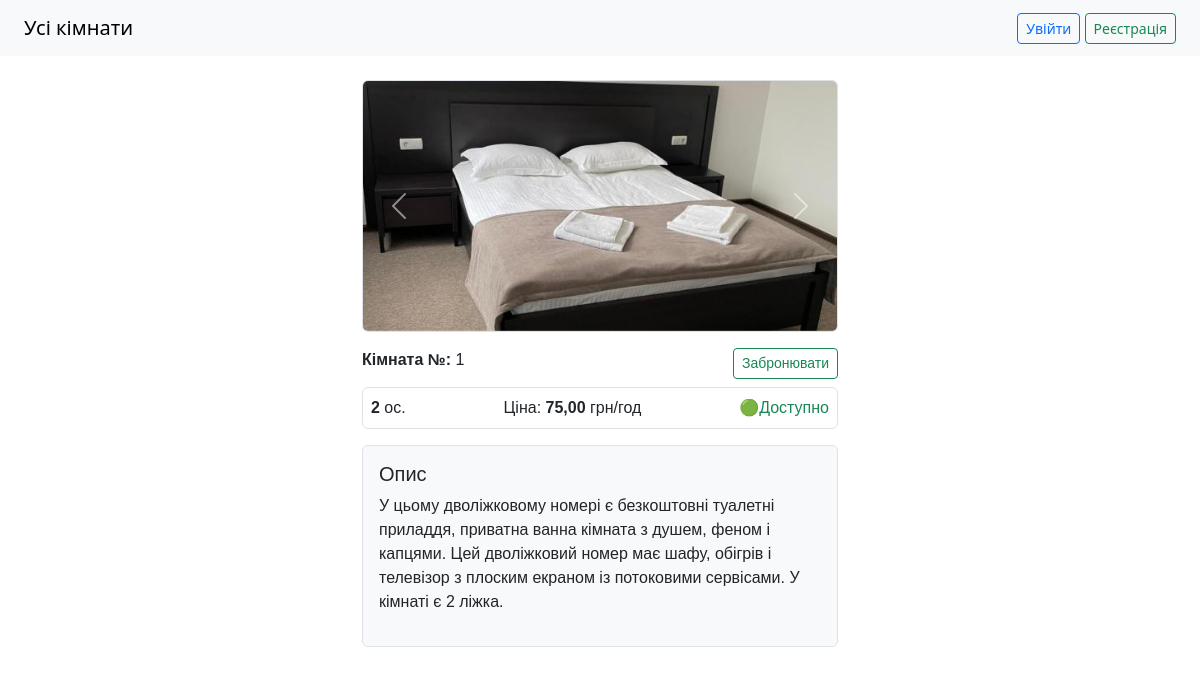
The page /room/1/ on the database its author committed.
### booking/models.py (models this page shows, shortened)
class RoomImage(models.Model):
    room = models.ForeignKey(Room, on_delete = models.CASCADE, related_name = 'images')
    image = models.ImageField(upload_to = 'room_images/')
    class Meta:
        verbose_name = "Фото кімнати"
        verbose_name_plural = "Фото кімнат"

class Room(models.Model):
    number = models.PositiveIntegerField(unique = True)
    description = models.TextField(blank = True)
    capacity = models.PositiveIntegerField()
    price_per_hour = models.DecimalField(max_digits = 6, decimal_places = 2)
    is_active = models.BooleanField(default=True)
    class Meta:
        verbose_name = "Кімната"
        verbose_name_plural = "Кімнати"

### booking/views.py (the view)
# urls.py: path('room/<int:pk>/', views.room, name='room'),
def room(request: HttpRequest, pk):
    room = get_object_or_404(Room, pk=pk)
    images = room.images.all()
    return render(request, 'booking/room.html', {
        'room': room,
        'images': images
    })

### booking/templates/booking/room.html (shortened to what this page needs)
{% extends 'base.html' %}
{% block content %}
<div class="container mt-4" style="max-width: 500px; margin: auto; font-family: sans-serif;">
  <div class="mb-3 border rounded overflow-hidden">
    {% if room.images.all %}
    <div id="carouselRoom{{ room.id }}" class="carousel slide" data-bs-ride="carousel">
      <div class="carousel-inner">
        {% for image in room.images.all %}
        <div class="carousel-item {% if forloop.first %}active{% endif %}">
          <img src="{{ image.image.url }}" class="d-block w-100" style="height: 250px; object-fit: cover;" alt="Фото кімнати">
        </div>
        {% endfor %}
      </div>
      {% if room.images.count > 1 %}
      <button class="carousel-control-prev" type="button" data-bs-target="#carouselRoom{{ room.id }}" data-bs-slide="prev">
        <span class="carousel-control-prev-icon"></span>
      </button>
      <button class="carousel-control-next" type="button" data-bs-target="#carouselRoom{{ room.id }}" data-bs-slide="next">
        <span class="carousel-control-next-icon"></span>
      </button>
      {% endif %}
    </div>
    {% else %}
    <div class="d-flex align-items-center justify-content-center" style="height: 250px; background-color: #f0f0f0;">
      <span class="text-muted">Фото відсутнє</span>
    </div>
    {% endif %}
  </div>
  <div class="d-flex justify-content-between mb-2">
    <div>
      <strong>Кімната №:</strong> {{ room.number }}
    </div>
    <div>
      <a href="{% url 'book_room' room.pk %}" class="btn btn-outline-success btn-sm">Забронювати</a>
    </div>
  </div>
  <div class="d-flex justify-content-between border p-2 rounded mb-3">
    <div><strong>{{ room.capacity }}</strong> ос.</div>
    <div>Ціна: <strong>{{ room.price_per_hour }}</strong> грн/год</div>
    <div>
      {% if room.is_active %}
        <span class="text-success">🟢Доступно</span>
      {% else %}
        <span class="text-danger">🔴Недоступно</span>
      {% endif %}
    </div>
  </div>
  <div class="border rounded p-3 bg-light">
    <h5 class="mb-2">Опис</h5>
    <p>{{ room.description|default:"Без опису" }}</p>
  </div>
</div>
{% endblock %}

### rows shown on the page
RoomImage: image (picture)
Room: number "1", capacity "2", price_per_hour "75,00", description "У цьому дволіжковому номері є безкоштовні туалетні приладдя, приватна ванна кімната з душем, феном і капцями. Цей дволіжковий номер має шафу, обігрів і телевізор з плоским екраном із потоковими сервісами. У кімнаті є 2 ліжка."
